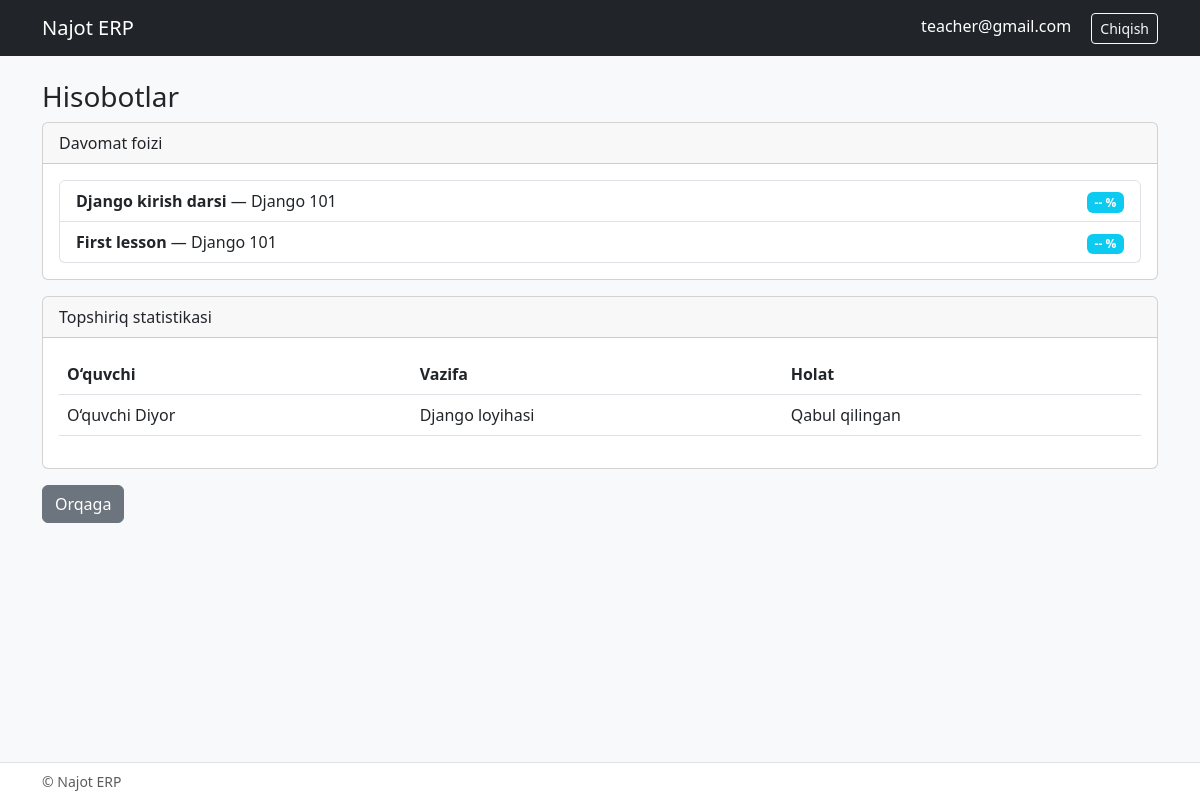
The app's page /teacher/report/ (signed in), older data.
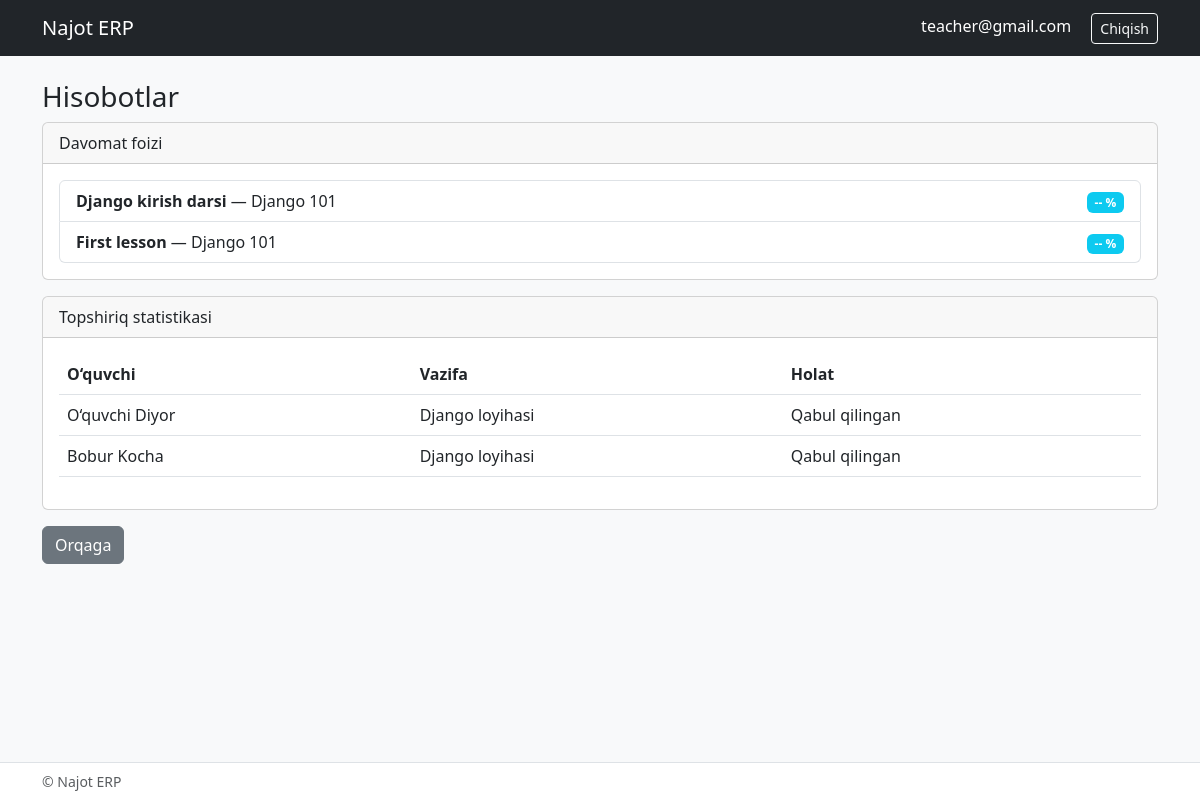
The same page, newer data.
### configapp/models/lesson_homework.py (models this page shows, shortened)
class Lesson(BaseModel):
    title = models.CharField(max_length=200)
    description = models.TextField(blank=True, null=True)
    group = models.ForeignKey(GroupStudent, on_delete=models.CASCADE, related_name='lessons')
    teacher = models.ForeignKey(Teacher, on_delete=models.CASCADE, related_name='lessons')
    homework = models.OneToOneField(Homework, on_delete=models.SET_NULL, blank=True, null=True, related_name='lesson')
    video_url = models.URLField(blank=True, null=True)
    file = models.FileField(upload_to='lessons/files/', blank=True, null=True)
    image = models.ImageField(upload_to='lessons/images/', blank=True, null=True)
    start_time = models.TimeField(blank=True, null=True)
    end_time = models.TimeField(blank=True, null=True)

class HomeworkUpload(BaseModel):
    student = models.ForeignKey(Student, on_delete=models.CASCADE, related_name='homework_uploads')
    homework = models.ForeignKey(Homework, on_delete=models.CASCADE, related_name='uploads')
    text = models.TextField(blank=True, null=True)
    file = models.FileField(upload_to='student_homework/files/', blank=True, null=True)
    photo = models.FileField(upload_to='student_homework/photos/', blank=True, null=True)
    mark = models.SmallIntegerField(blank=True, null=True)
    is_checked = models.BooleanField(default=False)
    STATUS_CHOICES = (
        ('not_submitted', 'Berilmagan'),
        ('pending', 'Kutayotgan'),
        ('accepted', 'Qabul qilingan'),
    )
    status = models.CharField(max_length=20, choices=STATUS_CHOICES, default='not_submitted')

class Homework(BaseModel):
    title = models.CharField(max_length=200, blank=True, null=True)
    description = models.TextField(blank=True, null=True)
    deadline = models.DateField(blank=True, null=True)
    is_active = models.BooleanField(default=True)

### configapp/models/model_group.py (models this page shows, shortened)
class GroupStudent(BaseModel):
    title = models.CharField(max_length=150)
    course = models.ForeignKey(Course, on_delete=models.RESTRICT, related_name='course_groups')
    teacher = models.ManyToManyField(Teacher, related_name='get_teacher', blank=True)
    table = models.ForeignKey(Table, on_delete=models.CASCADE)
    start_date = models.DateField()
    end_time = models.DateField()
    descriptions = models.CharField(max_length=500, blank=True, null=True)

### configapp/models/auth_student.py (models this page shows, shortened)
class Student(BaseModel):
    full_name = models.CharField(max_length=150)
    user = models.OneToOneField(User, on_delete=models.CASCADE)
    group = models.ManyToManyField(GroupStudent, related_name='get_group', blank=True)
    is_line = models.BooleanField(default=False)
    descriptions = models.TextField(blank=True, null=True)

### configapp/views.py (the view)
# urls.py: path('teacher/report/', views.teacher_report, name='teacher_report'),
@login_required
def teacher_report(request):
    teacher = get_object_or_404(Teacher, user=request.user)
    lessons = Lesson.objects.filter(teacher=teacher)
    uploads = HomeworkUpload.objects.filter(homework__lesson__teacher=teacher)
    return render(request, 'teacher/report.html', {'teacher': teacher, 'lessons': lessons, 'uploads': uploads})

### configapp/templates/teacher/report.html (shortened to what this page needs)
{% extends 'base.html' %}
{% block content %}
<h3>Hisobotlar</h3>
<div class="card mb-3">
  <div class="card-header">Davomat foizi</div>
  <div class="card-body">
    {% if lessons %}
      <ul class="list-group">
        {% for l in lessons %}
          <li class="list-group-item d-flex justify-content-between">
            <div>
              <strong>{{ l.title }}</strong> — {{ l.group.title }}
            </div>
            <div>
              <span class="badge bg-info">-- %</span>
            </div>
          </li>
        {% endfor %}
      </ul>
    {% else %}
      <p class="text-muted">Darslar topilmadi.</p>
    {% endif %}
  </div>
</div>
<div class="card mb-3">
  <div class="card-header">Topshiriq statistikasi</div>
  <div class="card-body">
    {% if uploads %}
      <table class="table">
        <thead><tr><th>O‘quvchi</th><th>Vazifa</th><th>Holat</th></tr></thead>
        <tbody>
          {% for u in uploads %}
            <tr>
              <td>{{ u.student.full_name }}</td>
              <td>{{ u.homework.title }}</td>
              <td>{{ u.get_status_display }}</td>
            </tr>
          {% endfor %}
        </tbody>
      </table>
    {% else %}
      <p class="text-muted">Topshiriqlar yo‘q.</p>
    {% endif %}
  </div>
</div>
<a href="{% url 'teacher_dashboard' %}" class="btn btn-secondary">Orqaga</a>
{% endblock %}

Row changes from the older to the newer data that the page shows:
added HomeworkUpload: student.full_name "Bobur Kocha", homework "Django loyihasi", status "Qabul qilingan"
